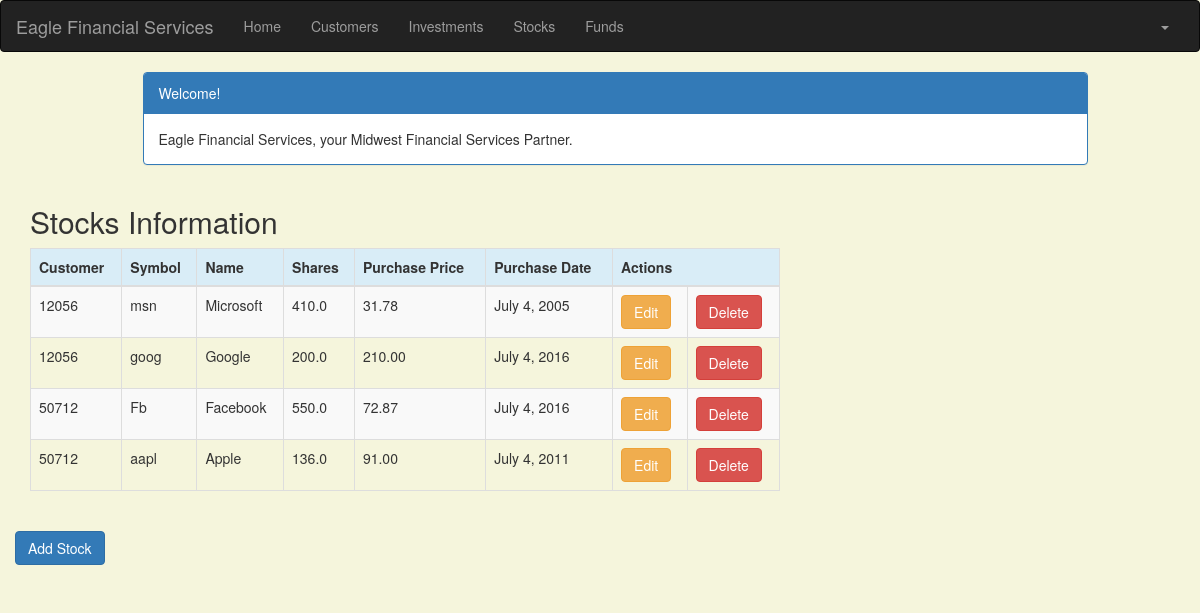
/stock/ (signed in), run on an earlier commit of the app's database.
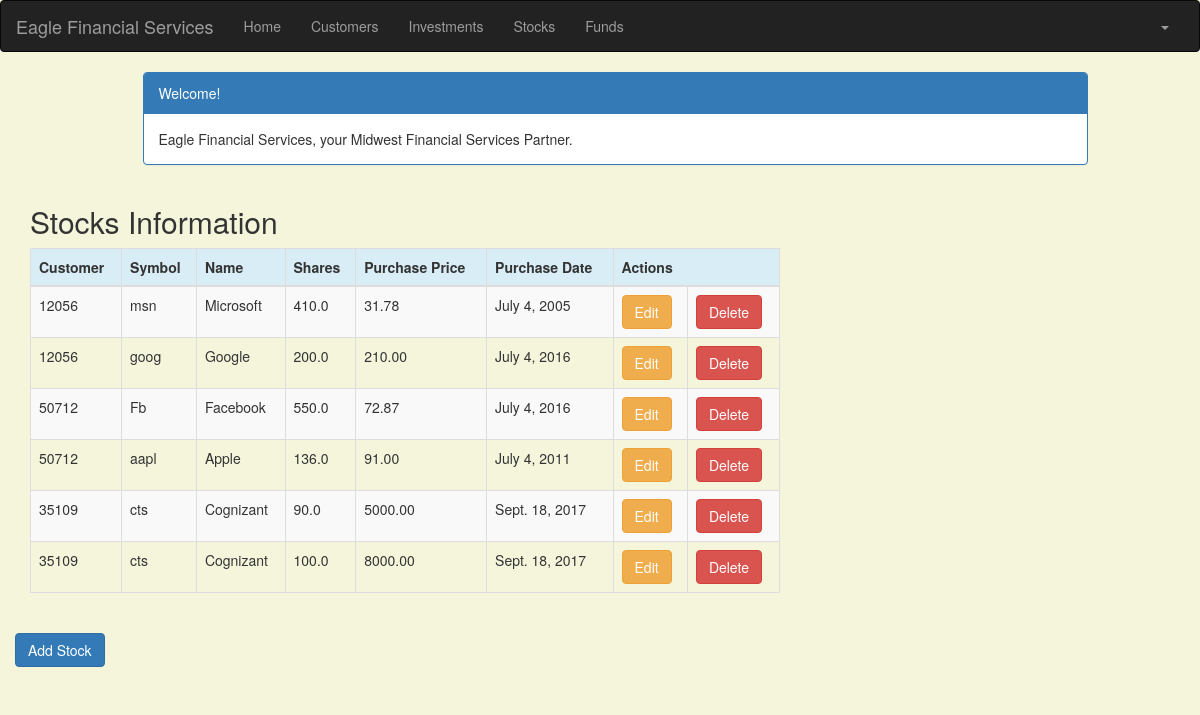
And on a later commit of the database.
### portfolio/models.py (models this page shows, shortened)
class Stock(models.Model):
    customer = models.ForeignKey(Customer, related_name='stocks')
    symbol = models.CharField(max_length=10)
    name = models.CharField(max_length=50)
    shares = models.DecimalField (max_digits=10, decimal_places=1)
    purchase_price = models.DecimalField(max_digits=10, decimal_places=2)
    purchase_date = models.DateField(default=timezone.now, blank=True, null=True)

class Customer(models.Model):
    name = models.CharField(max_length=50)
    address = models.CharField(max_length=200)
    cust_number = models.IntegerField(blank=False, null=False)
    city = models.CharField(max_length=50)
    state = models.CharField(max_length=50)
    zipcode = models.CharField(max_length=10)
    email = models.EmailField(max_length=200)
    cell_phone = models.CharField(max_length=50)
    created_date = models.DateTimeField(
        default=timezone.now)
    updated_date = models.DateTimeField(auto_now_add=True)
    def __str__(self):
        return str(self.cust_number)

### portfolio/views.py (the view)
# urls.py: url(r'^stock/$', views.stock_list, name='stock_list'),
@login_required
def stock_list(request):
   stocks = Stock.objects.filter(purchase_date__lte=timezone.now())
   return render(request, 'portfolio/stock_list.html', {'stocks': stocks})

### portfolio/templates/portfolio/stock_list.html (shortened to what this page needs)
{% extends 'portfolio/base.html' %}
{% block content %}
    <!DOCTYPE html>
    <html>
    <head>
        <link rel="stylesheet" href="https://maxcdn.bootstrapcdn.com/bootstrap/3.3.4/css/bootstrap.min.css">
    </head>
    <body>
    <div class="container">
        <div class="row">
            <div class="col-md-10 col-md-offset-1">
                <div class="panel panel-primary">
                    <div class="panel-heading">Welcome!</div>
                    <div class="panel-body">
                        Eagle Financial Services, your Midwest Financial Services Partner.
                    </div>
                </div>
            </div>
        </div>
    </div>
    <div class="row">
        <h2 style="padding-left: 15Px">Stocks Information</h2>
    </div>
    <div>
        <table class="table table-striped table-bordered table-hover">
            <thead>
            <tr class="bg-info">
                <th>Customer</th>
                <th>Symbol</th>
                <th>Name</th>
                <th>Shares</th>
                <th>Purchase Price</th>
                <th>Purchase Date</th>
                <th colspan="3">Actions</th>
            </tr>
            </thead>
            <tbody>
            {% for stock in stocks %}
                <tr>
                    <td>{{ stock.customer }}</td>
                    <td>{{ stock.symbol }}</td>
                    <td>{{ stock.name }}</td>
                    <td>{{ stock.shares }}</td>
                    <td>{{ stock.purchase_price }}</td>
                    <td>{{ stock.purchase_date }}</td>
                    <td><a href="{% url 'portfolio:stock_edit' pk=stock.pk %}"
                           class="btn btn-warning">Edit</a></td>
                    <td><a href="{% url 'portfolio:stock_delete' pk=stock.pk %}"
                           onclick="return confirm('Are you sure you want to delete?')"
                           class="btn btn-danger">Delete</a>
                    </td>
                </tr>
            {% endfor %}
            </tbody>
        </table>
     <div class="row">
            <a href="{% url 'portfolio:stock_new' %}" class="row"><span
                    class="btn btn-primary">Add Stock</span></a>
        </div>
    </div>
    </body>
    </html>
{% endblock %}

What changed in the data, as far as the page shows it:
added Stock: customer "35109", symbol "cts", name "Cognizant", shares "90.0", purchase_price "5000.00", purchase_date "Sept. 18, 2017"
added Stock: customer "35109", symbol "cts", name "Cognizant", shares "100.0", purchase_price "8000.00", purchase_date "Sept. 18, 2017"
